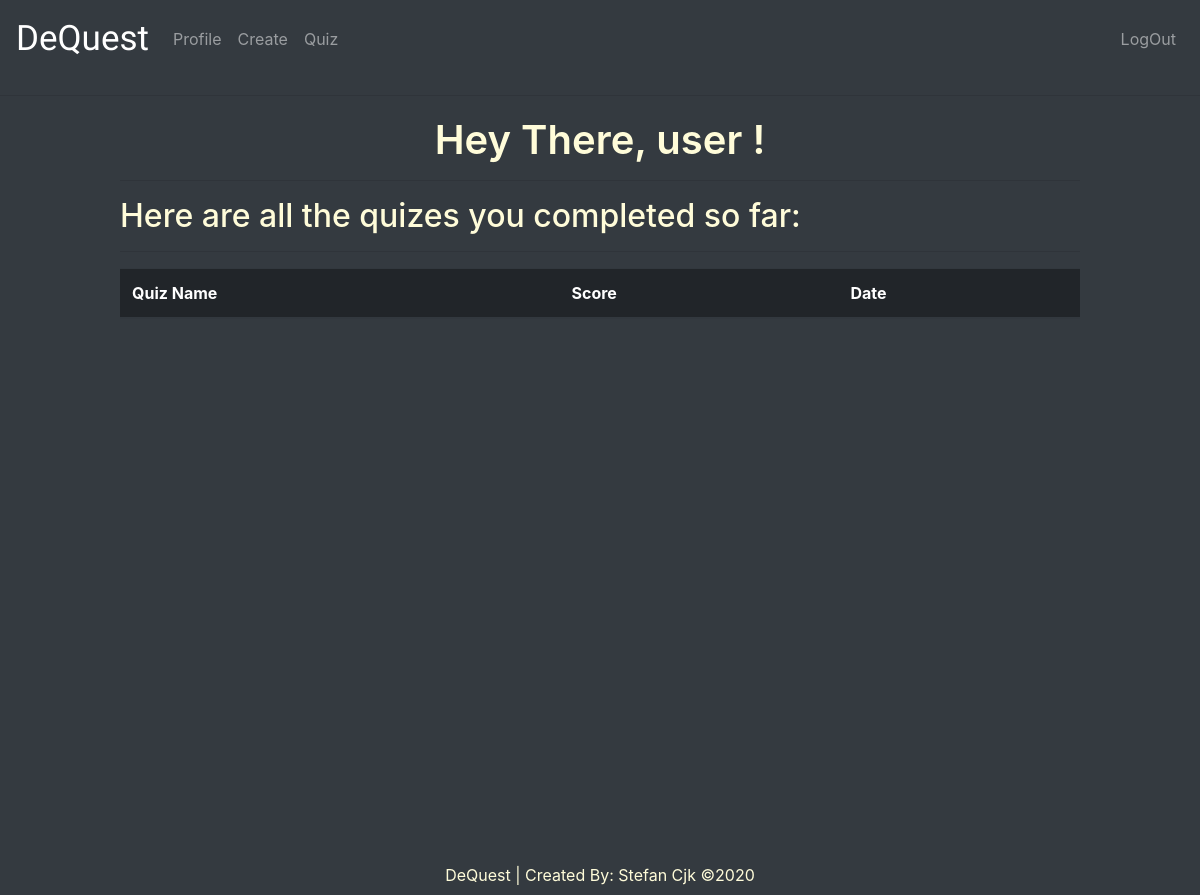
The page /profile (signed in) on the database as committed earlier.
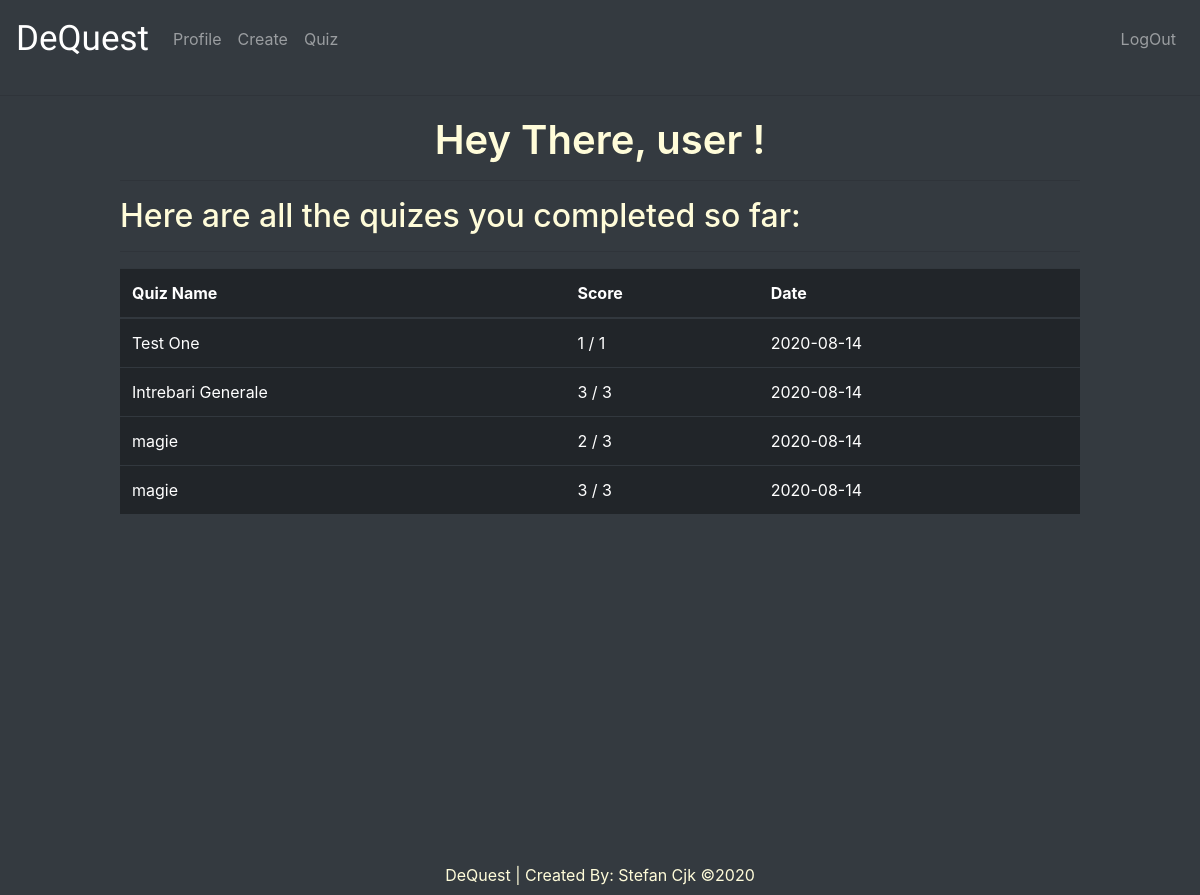
The same page on the database as committed later.
### tables this page shows
CREATE TABLE "users" (
	"id"	INTEGER NOT NULL PRIMARY KEY AUTOINCREMENT,
	"username"	TEXT,
	"hash"	TEXT,
	"email"	TEXT
);

CREATE TABLE "profile" (
	"user_id"	INTEGER,
	"quiz_id"	INTEGER,
	"correct_answers"	INTEGER,
	"total_questions"	INTEGER,
	"date"	TEXT
);

CREATE TABLE "quiz" (
	"id"	INTEGER NOT NULL PRIMARY KEY AUTOINCREMENT,
	"title"	TEXT,
	"description"	TEXT,
	"subjects"	TEXT,
	"user_id"	INTEGER,
	"times_taken"	INTEGER
);

### app.py (the view)
@app.route('/profile')
@login_required
def profile():
    user_id = session["user_id"]
    user = query_db("SELECT * FROM users WHERE id = ?", [user_id], one=True)
    p = get_profile(user_id)
    profile = [dict(row) for row in p]
    return render_template("profile.html", user=user, profile=profile, x=1)

### app.py (called while the page is built)
@app.after_request
def after_request(response):
    response.headers["Cache-Control"] = "no-cache, no-store, must-revalidate"
    response.headers["Expires"] = 0
    response.headers["Pragma"] = "no-cache"
    return response

@app.teardown_appcontext
def close_connection(exception):
    db = getattr(g, '_database', None)
    if db is not None:
        db.close()

### helpers.py (called while the page is built)
def login_required(f):
    @wraps(f)
    def decorated_function(*args, **kwargs):
        if session.get("user_id") is None:
            return redirect("/login")
        return f(*args, **kwargs)
    return decorated_function

def get_db():
    db = getattr(g, '_database', None)
    if db is None:
        db = g._database = sqlite3.connect(DATABASE)
    db.row_factory = sqlite3.Row
    return db

def query_db(query, args=(), one=False):
    cur = get_db().execute(query, args)
    rv = cur.fetchall()
    cur.close()
    return (rv[0] if rv else None) if one else rv

def get_profile(user_id):
    conn = sqlite3.connect(DATABASE)
    conn.row_factory = sqlite3.Row
    c = conn.cursor()
    c.execute("SELECT * FROM profile JOIN quiz ON profile.quiz_id = quiz.id WHERE profile.user_id = ?", [user_id])
    result = c.fetchall()
    return result

### templates/profile.html
{% extends 'layout.html' %}
{% block main %}
        <hr>
        <div class="my-container">
            <h1 class="form-title">
                Hey There, {{ user[1] }} !
            </h1>
            <hr>
            <h2 class="user-message">
                Here are all the quizes you completed so far:
            </h2>
            <hr>
            <table class="table table-dark">
                <thead>
                  <tr>
                    <th scope="col">Quiz Name</th>
                    <th scope="col">Score</th>
                    <th scope="col">Date</th>
                  </tr>
                </thead>
                <tbody>
                    {% for row in profile %}
                        <tr>
                            <td>{{ row['title'] }}</td>
                            <td>{{ row['correct_answers'] }} / {{ row['total_questions'] }}</td>
                            <td>{{ row['date'] }}</td>
                        </tr>
                    {% endfor %}
                </tbody>
              </table>
        </div>
{% endblock %}

### templates/layout.html (shortened to what this page needs)
<!DOCTYPE html>
<html lang="en">
<head>
    <link rel="stylesheet" href="https://maxcdn.bootstrapcdn.com/bootstrap/4.0.0/css/bootstrap.min.css">
     <link rel="stylesheet" href="/static/style.css">
</head>
<body>
    <nav class="navbar navbar-expand-lg navbar-dark bg-dark">
        <a id="brand" class="navbar-brand" href="/">DeQuest</a>
        <div class="collapse navbar-collapse" id="navbarTogglerDemo02">
            <ul class="navbar-nav mr-auto mt-2 mt-lg-0">
                <li class="nav-item">
                    <a class="nav-link" href="/profile">Profile</a>
                </li>
                <li class="nav-item">
                    <a class="nav-link" href="/create">Create</a>
                </li>
                <li class="nav-item">
                    <a class="nav-link" href="/quiz">Quiz</a>
                </li>
            </ul>
            <ul class="navbar-nav ml-auto mt-2 mt-lg-0">
                <li class="nav-item">
                    <a class="nav-link" href="/logout">LogOut</a>
                </li>
            </ul>
        </div>
    </nav>
    <div id="page-container">
            <div id="content-wrap">
             {% block main %}
             {% endblock %}
            </div>
        <footer id="footer">DeQuest | Created By: <a class="custom_link" href="#">Stefan Cjk</a> &copy;2020</footer>
    </div>
</body>
</html>

### static/style.css (style rules this page uses)
* { box-sizing: border-box; margin:0; padding:0; }
body { background-color:#343a40; color: #fffcd9; }
.my-container { width: 80%; margin:auto; margin-top:20px; }
#brand { font-family:Modak; font-size:35px; }
#page-container { position: relative; min-height: 100vh; }
#content-wrap { padding-bottom: 2.5rem; }
#footer { background-color:#343a40; color: #fffcd9; text-align:center; padding-top:8px; position: absolute; bottom: 0; width: 100%; height: 2.5rem; }
.custom_link { color: #fffcd9; text-decoration:none; }
.form-title { font-weight:600; text-align:center; }

Rows that differ between the two databases and show on the page:
added profile: title "Test One", correct_answers "1", total_questions "1", date "2020-08-14"
added profile: title "Intrebari Generale", correct_answers "3", total_questions "3", date "2020-08-14"
added profile: title "magie", correct_answers "2", total_questions "3", date "2020-08-14"
added profile: title "magie", correct_answers "3", total_questions "3", date "2020-08-14"
